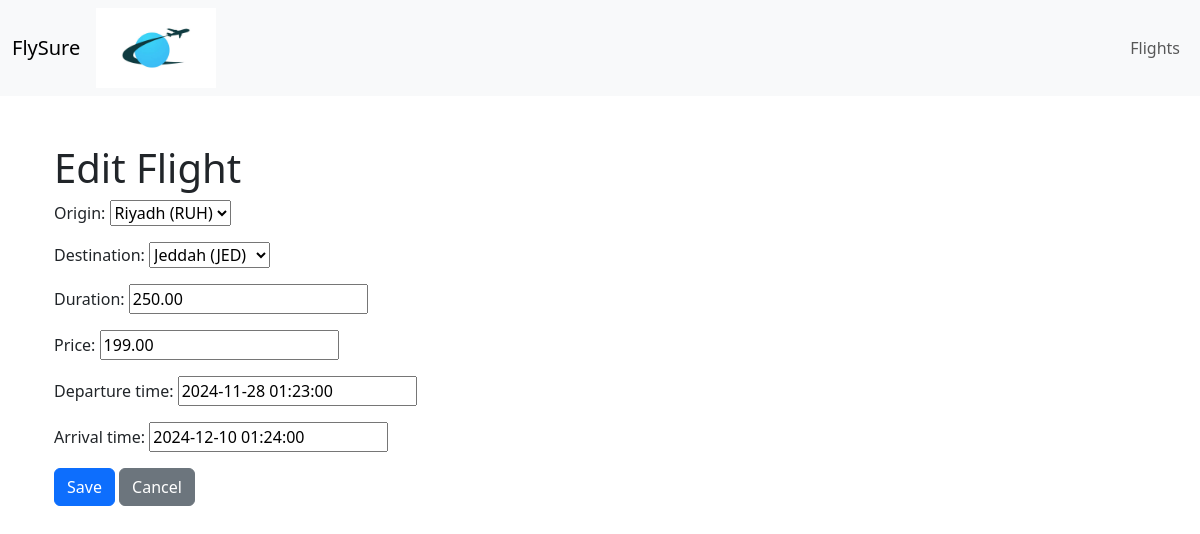
Screenshot of /flights/6/edit/ with the database file from the repository.
### flights/models.py (models this page shows, shortened)
class Flight(models.Model):
    origin = models.ForeignKey(Airport, on_delete=models.CASCADE, related_name="departures")
    destination = models.ForeignKey(Airport, on_delete=models.CASCADE, related_name="arrivals")
    duration = models.DecimalField(max_digits=10, decimal_places=2, default="250") #In minutes
    price = models.DecimalField(max_digits=10, decimal_places=2,null=True)
    departure_time = models.DateTimeField(null=True)
    arrival_time = models.DateTimeField(null=True)
    airline = models.CharField(max_length=64, null=True)

### flights/views.py (the view)
# urls.py: path("<int:pk>/edit/", views.FlightUpdateView.as_view(), name="edit_flight"),
class FlightUpdateView(UpdateView):
    model = Flight
    fields = ['origin', 'destination', 'duration', 'price', 'departure_time', 'arrival_time']
    template_name = "flights/edit_flight.html"
    success_url = reverse_lazy("flights_list")

### flights/models.py (called while the page is built)
    def __str__(self):
        return f"{self.city} ({self.code})"

### flights/templates/flights/edit_flight.html (shortened to what this page needs)
{% extends "flights/base.html" %}
{% block content %}
<div class="container mt-5">
    <h1>Edit Flight</h1>
    <form method="POST">
        {{ form.as_p }}
        <button type="submit" class="btn btn-primary">Save</button>
        <a href="{% url 'flights_list' %}" class="btn btn-secondary">Cancel</a>
    </form>
</div>
{% endblock %}

### rows the page displays
Flight: origin "Riyadh (RUH)", destination "Jeddah (JED)", duration "250.00", price "199.00", departure_time "2024-11-28 01:23:00", arrival_time "2024-12-10 01:24:00"
